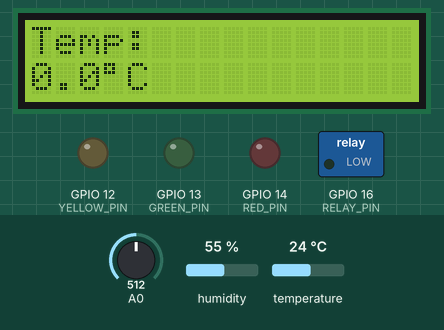
Simulated run of this sketch. Board: ESP8266 (NodeMCU). Parts: 16×2 character LCD, switched loads named in the sketch (green lamp = pin HIGH), output pins drawn as LEDs (lit = HIGH). The test bench sets the inputs (shaded band); at power-on: temperature 24 °C, A0 = 512, humidity 55 %. WiFi joins after 1.5 s; servers stay silent unless stated; what the sketch prints to the serial monitor is not drawn.

Above: at 5.4 s.
5.5 s: temperature set to 27 °C
At 8.9 s:
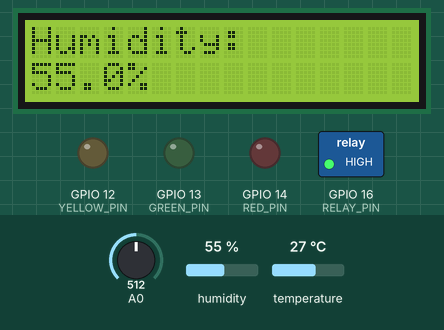
18.4 s: temperature set to 12 °C
At 23.7 s:
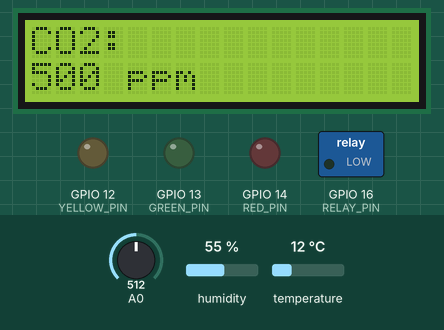
30.3 s: A0 set to 716
At 38.9 s:
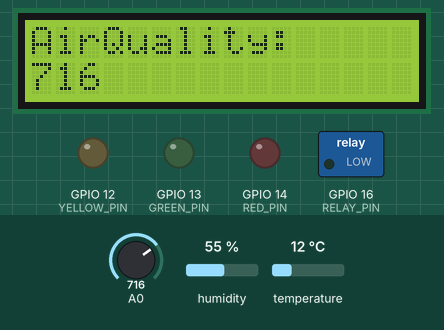
39.3 s: humidity set to 22 %
At 44.7 s:
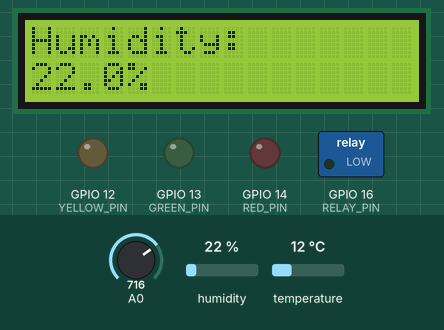
48.4 s: A0 set to 900
At 59.5 s:
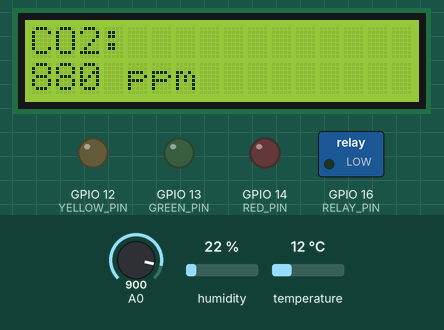
60.3 s: A0 set to 1023
At 62.9 s:
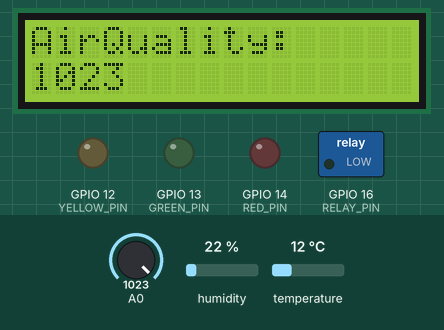
Timing chart, 0 to 64.4 s (numbered marks = the images above; inputs shaded):
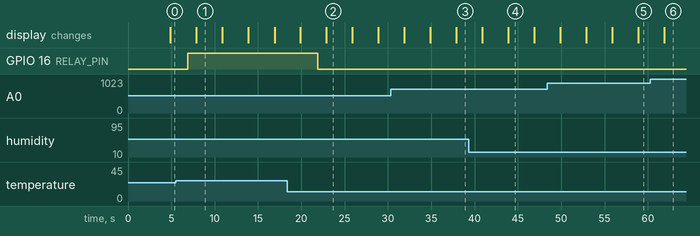

Measured:
- the behaviour switches between 25 and 26 °C on temperature (found by bisection; images 0 and 1)
- after the input at 5.5 s, GPIO 16 (RELAY_PIN): LOW → HIGH after 1.4 s
- after the input at 18.4 s, GPIO 16 (RELAY_PIN): HIGH → LOW after 3.5 s
- what the display in image 1 shows lasts 3.0 s, from 7.9 s to 10.9 s

The sketch:

airsense_2.ino
```cpp
#define BLYNK_TEMPLATE_ID "TMPL4jU9IdAu_"
#define BLYNK_TEMPLATE_NAME "AeroSense"
#define BLYNK_AUTH_TOKEN "***"

#include <ESP8266WiFi.h>
#include <BlynkSimpleEsp8266.h>
#include <DHT.h>
#include <LiquidCrystal_I2C.h>


char auth[] = BLYNK_AUTH_TOKEN;
char ssid[] = "***";
char pass[] = "***";

#define DHTPIN 2        // D4
#define DHTTYPE DHT11
DHT dht(DHTPIN, DHTTYPE);

#define RELAY_PIN 16    // D0
#define RED_PIN    14   // D5
#define YELLOW_PIN 12   // D6
#define GREEN_PIN  13   // D7

LiquidCrystal_I2C lcd(0x27, 16, 2);
BlynkTimer timer;

int displayState = 0;
float lastTemp = 0;
float lastHum = 0;
float lastCO2 = 0;
float lastAirQ = 0;

void setup() {
  Serial.begin(9600);

  pinMode(RELAY_PIN, OUTPUT);
  pinMode(RED_PIN, OUTPUT);
  pinMode(YELLOW_PIN, OUTPUT);
  pinMode(GREEN_PIN, OUTPUT);

  digitalWrite(RELAY_PIN, LOW);
  digitalWrite(RED_PIN, LOW);
  digitalWrite(YELLOW_PIN, LOW);
  digitalWrite(GREEN_PIN, LOW);

  dht.begin();
  lcd.init();
  lcd.backlight();

  Blynk.begin(auth, ssid, pass);

  timer.setInterval(5000L, readSensors);
  timer.setInterval(3000L, updateDisplay);
}

void readSensors() {
  float temp = dht.readTemperature();
  float hum = dht.readHumidity();

  float co2 = analogRead(A0) * 1000.0 / 1023.0;
  float airq = analogRead(A0);

  if (isnan(temp) || isnan(hum)) return;

  lastTemp = temp;
  lastHum = hum;
  lastCO2 = co2;
  lastAirQ = airq;

  Blynk.virtualWrite(V0, temp);
  Blynk.virtualWrite(V1, hum);
  Blynk.virtualWrite(V2, co2);

  if (temp > 25) {
    digitalWrite(RELAY_PIN, HIGH);
  } else {
    digitalWrite(RELAY_PIN, LOW);
  }

  Serial.print("Temp: "); Serial.print(temp);
  Serial.print(" | Hum: "); Serial.print(hum);
  Serial.print(" | CO2: "); Serial.println(co2);
}

void updateDisplay() {
  lcd.clear();

  switch (displayState) {
    case 0:
      lcd.setCursor(0, 0);
      lcd.print("Temp: ");
      lcd.setCursor(0, 1);
      lcd.print(lastTemp, 1);
      lcd.print((char)223); // символ за °
      lcd.print("C");
      break;

    case 1:
      lcd.setCursor(0, 0);
      lcd.print("Humidity: ");
      lcd.setCursor(0, 1);
      lcd.print(lastHum, 1);
      lcd.print("%");
      break;

    case 2:
      lcd.setCursor(0, 0);
      lcd.print("CO2: ");
      lcd.setCursor(0, 1);
      lcd.print(lastCO2, 0);
      lcd.print(" ppm");
      break;

    case 3:
      lcd.setCursor(0, 0);
      lcd.print("AirQuality: ");
      lcd.setCursor(0, 1);
      lcd.print(lastAirQ, 0);
      break;
  }

  displayState = (displayState + 1) % 4;
}


void loop() {
  Blynk.run();
  timer.run();
}
```
